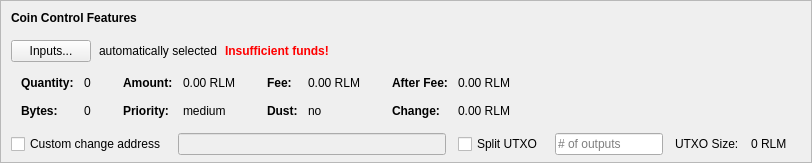
    <widget class="QFrame" name="frameCoinControl">
     <property name="sizePolicy">
      <sizepolicy hsizetype="Expanding" vsizetype="Expanding">
       <horstretch>0</horstretch>
       <verstretch>0</verstretch>
      </sizepolicy>
     </property>
     <property name="maximumSize">
      <size>
       <width>16777215</width>
       <height>16777215</height>
      </size>
     </property>
     <property name="frameShape">
      <enum>QFrame::StyledPanel</enum>
     </property>
     <property name="frameShadow">
      <enum>QFrame::Sunken</enum>
     </property>
     <layout class="QVBoxLayout" name="verticalLayoutCoinControl2">
      <property name="spacing">
       <number>0</number>
      </property>
      <property name="leftMargin">
       <number>0</number>
      </property>
      <property name="topMargin">
       <number>0</number>
      </property>
      <property name="rightMargin">
       <number>0</number>
      </property>
      <property name="bottomMargin">
       <number>6</number>
      </property>
      <item>
       <layout class="QVBoxLayout" name="verticalLayoutCoinControl" stretch="0,0,0,0,1">
        <property name="spacing">
         <number>0</number>
        </property>
        <property name="leftMargin">
         <number>10</number>
        </property>
        <property name="topMargin">
         <number>10</number>
        </property>
        <item>
         <layout class="QHBoxLayout" name="horizontalLayoutCoinControl1">
          <property name="bottomMargin">
           <number>15</number>
          </property>
          <item>
           <widget class="QLabel" name="labelCoinControlFeatures">
            <property name="sizePolicy">
             <sizepolicy hsizetype="Preferred" vsizetype="Maximum">
              <horstretch>0</horstretch>
              <verstretch>0</verstretch>
             </sizepolicy>
            </property>
            <property name="font">
             <font>
              <weight>75</weight>
              <bold>true</bold>
             </font>
            </property>
            <property name="styleSheet">
             <string notr="true">font-weight:bold;</string>
            </property>
            <property name="text">
             <string>Coin Control Features</string>
            </property>
           </widget>
          </item>
         </layout>
        </item>
        <item>
         <layout class="QHBoxLayout" name="horizontalLayoutCoinControl2" stretch="0,0,0,0">
          <property name="spacing">
           <number>8</number>
          </property>
          <property name="bottomMargin">
           <number>10</number>
          </property>
          <item>
           <widget class="QPushButton" name="pushButtonCoinControl">
            <property name="styleSheet">
             <string notr="true"/>
            </property>
            <property name="text">
             <string>Inputs...</string>
            </property>
            <property name="autoDefault">
             <bool>false</bool>
            </property>
           </widget>
          </item>
          <item>
           <widget class="QLabel" name="labelCoinControlAutomaticallySelected">
            <property name="text">
             <string>automatically selected</string>
            </property>
            <property name="margin">
             <number>5</number>
            </property>
           </widget>
          </item>
          <item>
           <widget class="QLabel" name="labelCoinControlInsuffFunds">
            <property name="font">
             <font>
              <weight>75</weight>
              <bold>true</bold>
             </font>
            </property>
            <property name="styleSheet">
             <string notr="true">color:red;font-weight:bold;</string>
            </property>
            <property name="text">
             <string>Insufficient funds!</string>
            </property>
            <property name="margin">
             <number>5</number>
            </property>
           </widget>
          </item>
          <item>
           <spacer name="horizontalSpacerCoinControl">
            <property name="orientation">
             <enum>Qt::Horizontal</enum>
            </property>
            <property name="sizeHint" stdset="0">
             <size>
              <width>40</width>
              <height>1</height>
             </size>
            </property>
           </spacer>
          </item>
         </layout>
        </item>
        <item>
         <widget class="QWidget" name="widgetCoinControl" native="true">
          <property name="sizePolicy">
           <sizepolicy hsizetype="Preferred" vsizetype="Preferred">
            <horstretch>0</horstretch>
            <verstretch>0</verstretch>
           </sizepolicy>
          </property>
          <property name="minimumSize">
           <size>
            <width>0</width>
            <height>0</height>
           </size>
          </property>
          <property name="styleSheet">
           <string notr="true"/>
          </property>
          <layout class="QHBoxLayout" name="horizontalLayoutCoinControl5">
           <property name="leftMargin">
            <number>0</number>
           </property>
           <property name="topMargin">
            <number>0</number>
           </property>
           <property name="rightMargin">
            <number>0</number>
           </property>
           <property name="bottomMargin">
            <number>0</number>
           </property>
           <item>
            <layout class="QHBoxLayout" name="horizontalLayoutCoinControl3" stretch="0,0,0,1">
             <property name="spacing">
              <number>20</number>
             </property>
             <property name="topMargin">
              <number>0</number>
             </property>
             <property name="bottomMargin">
              <number>10</number>
             </property>
             <item>
              <layout class="QFormLayout" name="formLayoutCoinControl1">
               <property name="horizontalSpacing">
                <number>10</number>
               </property>
               <property name="verticalSpacing">
                <number>14</number>
               </property>
               <property name="leftMargin">
                <number>10</number>
               </property>
               <property name="topMargin">
                <number>4</number>
               </property>
               <property name="rightMargin">
                <number>6</number>
               </property>
               <item row="0" column="0">
                <widget class="QLabel" name="labelCoinControlQuantityText">
                 <property name="font">
                  <font>
                   <weight>75</weight>
                   <bold>true</bold>
                  </font>
                 </property>
                 <property name="text">
                  <string>Quantity:</string>
                 </property>
                 <property name="margin">
                  <number>0</number>
                 </property>
                </widget>
               </item>
               <item row="0" column="1">
                <widget class="QLabel" name="labelCoinControlQuantity">
                 <property name="cursor">
                  <cursorShape>IBeamCursor</cursorShape>
                 </property>
                 <property name="contextMenuPolicy">
                  <enum>Qt::ActionsContextMenu</enum>
                 </property>
                 <property name="text">
                  <string notr="true">0</string>
                 </property>
                 <property name="margin">
                  <number>0</number>
                 </property>
                 <property name="textInteractionFlags">
                  <set>Qt::LinksAccessibleByMouse|Qt::TextSelectableByKeyboard|Qt::TextSelectableByMouse</set>
                 </property>
                </widget>
               </item>
               <item row="1" column="0">
                <widget class="QLabel" name="labelCoinControlBytesText">
                 <property name="font">
                  <font>
                   <weight>75</weight>
                   <bold>true</bold>
                  </font>
                 </property>
                 <property name="text">
                  <string>Bytes:</string>
                 </property>
                </widget>
               </item>
               <item row="1" column="1">
                <widget class="QLabel" name="labelCoinControlBytes">
                 <property name="cursor">
                  <cursorShape>IBeamCursor</cursorShape>
                 </property>
                 <property name="contextMenuPolicy">
                  <enum>Qt::ActionsContextMenu</enum>
                 </property>
                 <property name="text">
                  <string notr="true">0</string>
                 </property>
                 <property name="textInteractionFlags">
                  <set>Qt::LinksAccessibleByMouse|Qt::TextSelectableByKeyboard|Qt::TextSelectableByMouse</set>
                 </property>
                </widget>
               </item>
              </layout>
             </item>
             <item>
              <layout class="QFormLayout" name="formLayoutCoinControl2">
               <property name="horizontalSpacing">
                <number>10</number>
               </property>
               <property name="verticalSpacing">
                <number>14</number>
               </property>
               <property name="leftMargin">
                <number>6</number>
               </property>
               <property name="topMargin">
                <number>4</number>
               </property>
               <property name="rightMargin">
                <number>6</number>
               </property>
               <item row="0" column="0">
                <widget class="QLabel" name="labelCoinControlAmountText">
                 <property name="font">
                  <font>
                   <weight>75</weight>
                   <bold>true</bold>
                  </font>
                 </property>
                 <property name="text">
                  <string>Amount:</string>
                 </property>
                 <property name="margin">
                  <number>0</number>
                 </property>
                </widget>
               </item>
               <item row="0" column="1">
                <widget class="QLabel" name="labelCoinControlAmount">
                 <property name="cursor">
                  <cursorShape>IBeamCursor</cursorShape>
                 </property>
                 <property name="contextMenuPolicy">
                  <enum>Qt::ActionsContextMenu</enum>
                 </property>
                 <property name="text">
                  <string notr="true">0.00 RLM</string>
                 </property>
                 <property name="textInteractionFlags">
                  <set>Qt::LinksAccessibleByMouse|Qt::TextSelectableByKeyboard|Qt::TextSelectableByMouse</set>
                 </property>
                </widget>
               </item>
               <item row="1" column="0">
                <widget class="QLabel" name="labelCoinControlPriorityText">
                 <property name="font">
                  <font>
                   <weight>75</weight>
                   <bold>true</bold>
                  </font>
                 </property>
                 <property name="text">
                  <string>Priority:</string>
                 </property>
                </widget>
               </item>
               <item row="1" column="1">
                <widget class="QLabel" name="labelCoinControlPriority">
                 <property name="cursor">
                  <cursorShape>IBeamCursor</cursorShape>
                 </property>
                 <property name="contextMenuPolicy">
                  <enum>Qt::ActionsContextMenu</enum>
                 </property>
                 <property name="text">
                  <string>medium</string>
                 </property>
                 <property name="textInteractionFlags">
                  <set>Qt::LinksAccessibleByMouse|Qt::TextSelectableByKeyboard|Qt::TextSelectableByMouse</set>
                 </property>
                </widget>
               </item>
              </layout>
             </item>
             <item>
              <layout class="QFormLayout" name="formLayoutCoinControl3">
               <property name="horizontalSpacing">
                <number>10</number>
               </property>
               <property name="verticalSpacing">
                <number>14</number>
               </property>
               <property name="leftMargin">
                <number>6</number>
               </property>
               <property name="topMargin">
                <number>4</number>
               </property>
               <property name="rightMargin">
                <number>6</number>
               </property>
               <item row="0" column="0">
                <widget class="QLabel" name="labelCoinControlFeeText">
                 <property name="font">
                  <font>
                   <weight>75</weight>
                   <bold>true</bold>
                  </font>
                 </property>
                 <property name="text">
                  <string>Fee:</string>
                 </property>
                 <property name="margin">
                  <number>0</number>
                 </property>
                </widget>
               </item>
               <item row="0" column="1">
                <widget class="QLabel" name="labelCoinControlFee">
                 <property name="cursor">
                  <cursorShape>IBeamCursor</cursorShape>
                 </property>
                 <property name="contextMenuPolicy">
                  <enum>Qt::ActionsContextMenu</enum>
                 </property>
                 <property name="text">
                  <string notr="true">0.00 RLM</string>
                 </property>
                 <property name="textInteractionFlags">
                  <set>Qt::LinksAccessibleByMouse|Qt::TextSelectableByKeyboard|Qt::TextSelectableByMouse</set>
                 </property>
                </widget>
               </item>
               <item row="1" column="0">
                <widget class="QLabel" name="labelCoinControlLowOutputText">
                 <property name="font">
                  <font>
                   <weight>75</weight>
                   <bold>true</bold>
                  </font>
                 </property>
                 <property name="text">
                  <string>Dust:</string>
                 </property>
                </widget>
               </item>
               <item row="1" column="1">
                <widget class="QLabel" name="labelCoinControlLowOutput">
                 <property name="cursor">
                  <cursorShape>IBeamCursor</cursorShape>
                 </property>
                 <property name="contextMenuPolicy">
                  <enum>Qt::ActionsContextMenu</enum>
                 </property>
                 <property name="text">
                  <string>no</string>
                 </property>
                 <property name="textInteractionFlags">
                  <set>Qt::LinksAccessibleByMouse|Qt::TextSelectableByKeyboard|Qt::TextSelectableByMouse</set>
                 </property>
                </widget>
               </item>
              </layout>
             </item>
             <item>
              <layout class="QFormLayout" name="formLayoutCoinControl4">
               <property name="horizontalSpacing">
                <number>10</number>
               </property>
               <property name="verticalSpacing">
                <number>14</number>
               </property>
               <property name="leftMargin">
                <number>6</number>
               </property>
               <property name="topMargin">
                <number>4</number>
               </property>
               <property name="rightMargin">
                <number>6</number>
               </property>
               <item row="0" column="0">
                <widget class="QLabel" name="labelCoinControlAfterFeeText">
                 <property name="font">
                  <font>
                   <weight>75</weight>
                   <bold>true</bold>
                  </font>
                 </property>
                 <property name="text">
                  <string>After Fee:</string>
                 </property>
                 <property name="margin">
                  <number>0</number>
                 </property>
                </widget>
               </item>
               <item row="0" column="1">
                <widget class="QLabel" name="labelCoinControlAfterFee">
                 <property name="cursor">
                  <cursorShape>IBeamCursor</cursorShape>
                 </property>
                 <property name="contextMenuPolicy">
                  <enum>Qt::ActionsContextMenu</enum>
                 </property>
                 <property name="text">
                  <string notr="true">0.00 RLM</string>
                 </property>
                 <property name="textInteractionFlags">
                  <set>Qt::LinksAccessibleByMouse|Qt::TextSelectableByKeyboard|Qt::TextSelectableByMouse</set>
                 </property>
                </widget>
               </item>
               <item row="1" column="0">
                <widget class="QLabel" name="labelCoinControlChangeText">
                 <property name="font">
                  <font>
                   <weight>75</weight>
                   <bold>true</bold>
                  </font>
                 </property>
                 <property name="text">
                  <string>Change:</string>
                 </property>
                </widget>
               </item>
               <item row="1" column="1">
                <widget class="QLabel" name="labelCoinControlChange">
                 <property name="cursor">
                  <cursorShape>IBeamCursor</cursorShape>
                 </property>
                 <property name="contextMenuPolicy">
                  <enum>Qt::ActionsContextMenu</enum>
                 </property>
                 <property name="text">
                  <string notr="true">0.00 RLM</string>
                 </property>
                 <property name="textInteractionFlags">
                  <set>Qt::LinksAccessibleByMouse|Qt::TextSelectableByKeyboard|Qt::TextSelectableByMouse</set>
                 </property>
                </widget>
               </item>
              </layout>
             </item>
            </layout>
           </item>
          </layout>
         </widget>
        </item>
        <item>
         <layout class="QHBoxLayout" name="horizontalLayoutCoinControl4" stretch="0,0,0,0,0,0,0">
          <property name="spacing">
           <number>12</number>
          </property>
          <property name="sizeConstraint">
           <enum>QLayout::SetDefaultConstraint</enum>
          </property>
          <property name="topMargin">
           <number>5</number>
          </property>
          <property name="rightMargin">
           <number>5</number>
          </property>
          <item>
           <widget class="QCheckBox" name="checkBoxCoinControlChange">
            <property name="toolTip">
             <string>If this is activated, but the change address is empty or invalid, change will be sent to a newly generated address.</string>
            </property>
            <property name="text">
             <string>Custom change address</string>
            </property>
           </widget>
          </item>
          <item>
           <widget class="QValidatedLineEdit" name="lineEditCoinControlChange">
            <property name="enabled">
             <bool>false</bool>
            </property>
            <property name="sizePolicy">
             <sizepolicy hsizetype="Expanding" vsizetype="Fixed">
              <horstretch>0</horstretch>
              <verstretch>0</verstretch>
             </sizepolicy>
            </property>
           </widget>
          </item>
          <item>
           <widget class="QCheckBox" name="splitBlockCheckBox">
            <property name="text">
             <string>Split UTXO</string>
            </property>
           </widget>
          </item>
          <item>
           <widget class="QLineEdit" name="splitBlockLineEdit">
            <property name="sizePolicy">
             <sizepolicy hsizetype="Fixed" vsizetype="Fixed">
              <horstretch>50</horstretch>
              <verstretch>0</verstretch>
             </sizepolicy>
            </property>
            <property name="placeholderText">
             <string># of outputs</string>
            </property>
           </widget>
          </item>
          <item>
           <widget class="QLabel" name="labelBlockSizeText">
            <property name="text">
             <string>UTXO Size:</string>
            </property>
           </widget>
          </item>
          <item>
           <widget class="QLabel" name="labelBlockSize">
            <property name="text">
             <string>0 RLM</string>
            </property>
           </widget>
          </item>
          <item>
           <widget class="QLabel" name="labelCoinControlChangeLabel">
            <property name="sizePolicy">
             <sizepolicy hsizetype="Preferred" vsizetype="Expanding">
              <horstretch>0</horstretch>
              <verstretch>0</verstretch>
             </sizepolicy>
            </property>
            <property name="minimumSize">
             <size>
              <width>0</width>
              <height>0</height>
             </size>
            </property>
            <property name="text">
             <string/>
            </property>
            <property name="margin">
             <number>3</number>
            </property>
           </widget>
          </item>
         </layout>
        </item>
        <item>
         <spacer name="verticalSpacerCoinControl">
          <property name="orientation">
           <enum>Qt::Vertical</enum>
          </property>
          <property name="sizeHint" stdset="0">
           <size>
            <width>800</width>
            <height>1</height>
           </size>
          </property>
         </spacer>
        </item>
       </layout>
      </item>
     </layout>
    </widget>
